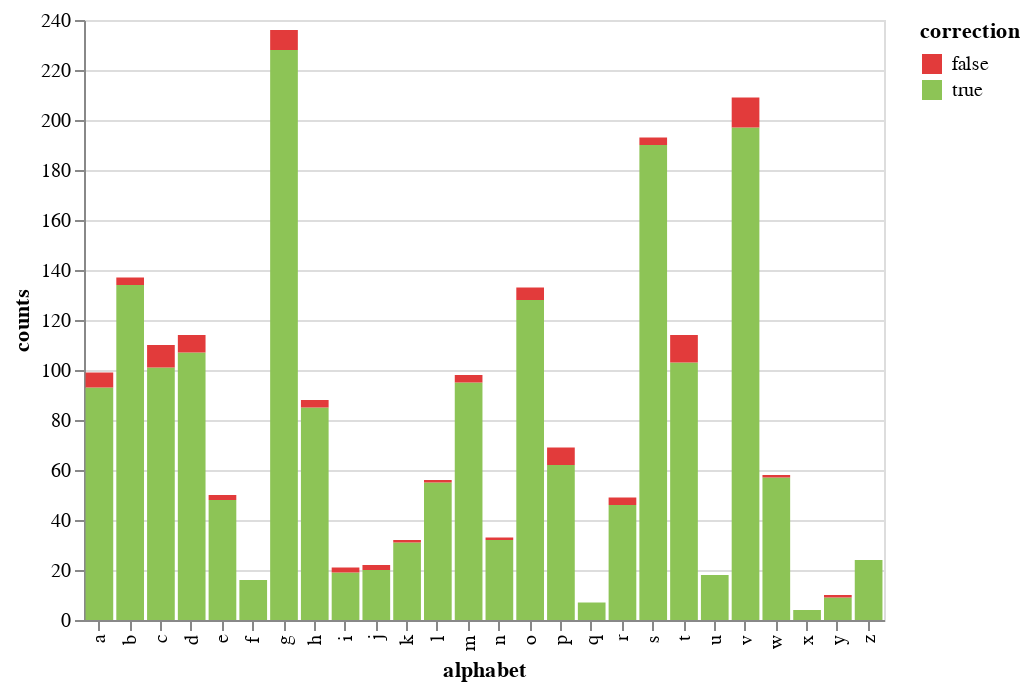

Notebook code cell kept with this figure:
### Code cell
color_scale = alt.Scale(
            domain=[False, True],
            range=["#e23b3b", "#8dc456"]
        )

chart = alt.Chart(x).mark_bar().encode(
    x='alphabet',
    y='counts',
    color=alt.Color(
        'correction',
        scale = color_scale,
    ))
chart

### Figure 1 — Vega-Lite specification as saved in the notebook (floating-point values rounded to 4 significant figures)
{"$schema": "https://vega.github.io/schema/vega-lite/v2.json", "config": {"view": {"height": 300, "width": 400}}, "data": {"values": [{"alphabet": "a", "correction": true, "counts": 93}, {"alphabet": "a", "correction": false, "counts": 6}, {"alphabet": "b", "correction": true, "counts": 134}, {"alphabet": "b", "correction": false, "counts": 3}, {"alphabet": "c", "correction": true, "counts": 101}, {"alphabet": "c", "correction": false, "counts": 9}, {"alphabet": "d", "correction": true, "counts": 107}, {"alphabet": "d", "correction": false, "counts": 7}, {"alphabet": "e", "correction": true, "counts": 48}, {"alphabet": "e", "correction": false, "counts": 2}, {"alphabet": "f", "correction": true, "counts": 16}, {"alphabet": "g", "correction": true, "counts": 228}, {"alphabet": "g", "correction": false, "counts": 8}, {"alphabet": "h", "correction": true, "counts": 85}, {"alphabet": "h", "correction": false, "counts": 3}, {"alphabet": "i", "correction": true, "counts": 19}, {"alphabet": "i", "correction": false, "counts": 2}, {"alphabet": "j", "correction": true, "counts": 20}, {"alphabet": "j", "correction": false, "counts": 2}, {"alphabet": "k", "correction": true, "counts": 31}, {"alphabet": "k", "correction": false, "counts": 1}, {"alphabet": "l", "correction": true, "counts": 55}, {"alphabet": "l", "correction": false, "counts": 1}, {"alphabet": "m", "correction": true, "counts": 95}, {"alphabet": "m", "correction": false, "counts": 3}, {"alphabet": "n", "correction": true, "counts": 32}, {"alphabet": "n", "correction": false, "counts": 1}, {"alphabet": "o", "correction": true, "counts": 128}, {"alphabet": "o", "correction": false, "counts": 5}, {"alphabet": "p", "correction": true, "counts": 62}, {"alphabet": "p", "correction": false, "counts": 7}, {"alphabet": "q", "correction": true, "counts": 7}, {"alphabet": "r", "correction": true, "counts": 46}, {"alphabet": "r", "correction": false, "counts": 3}, {"alphabet": "s", "correction": true, "counts": 190}, {"alphabet": "s", "correction": false, "counts": 3}, {"alphabet": "t", "correction": true, "counts": 103}, {"alphabet": "t", "correction": false, "counts": 11}, {"alphabet": "u", "correction": true, "counts": 18}, {"alphabet": "v", "correction": true, "counts": 197}, {"alphabet": "v", "correction": false, "counts": 12}, {"alphabet": "w", "correction": true, "counts": 57}, {"alphabet": "w", "correction": false, "counts": 1}, {"alphabet": "x", "correction": true, "counts": 4}, {"alphabet": "y", "correction": true, "counts": 9}, {"alphabet": "y", "correction": false, "counts": 1}, {"alphabet": "z", "correction": true, "counts": 24}]}, "encoding": {"color": {"field": "correction", "scale": {"domain": [false, true], "range": ["#e23b3b", "#8dc456"]}, "type": "nominal"}, "x": {"field": "alphabet", "type": "nominal"}, "y": {"field": "counts", "type": "quantitative"}}, "mark": "bar"}
